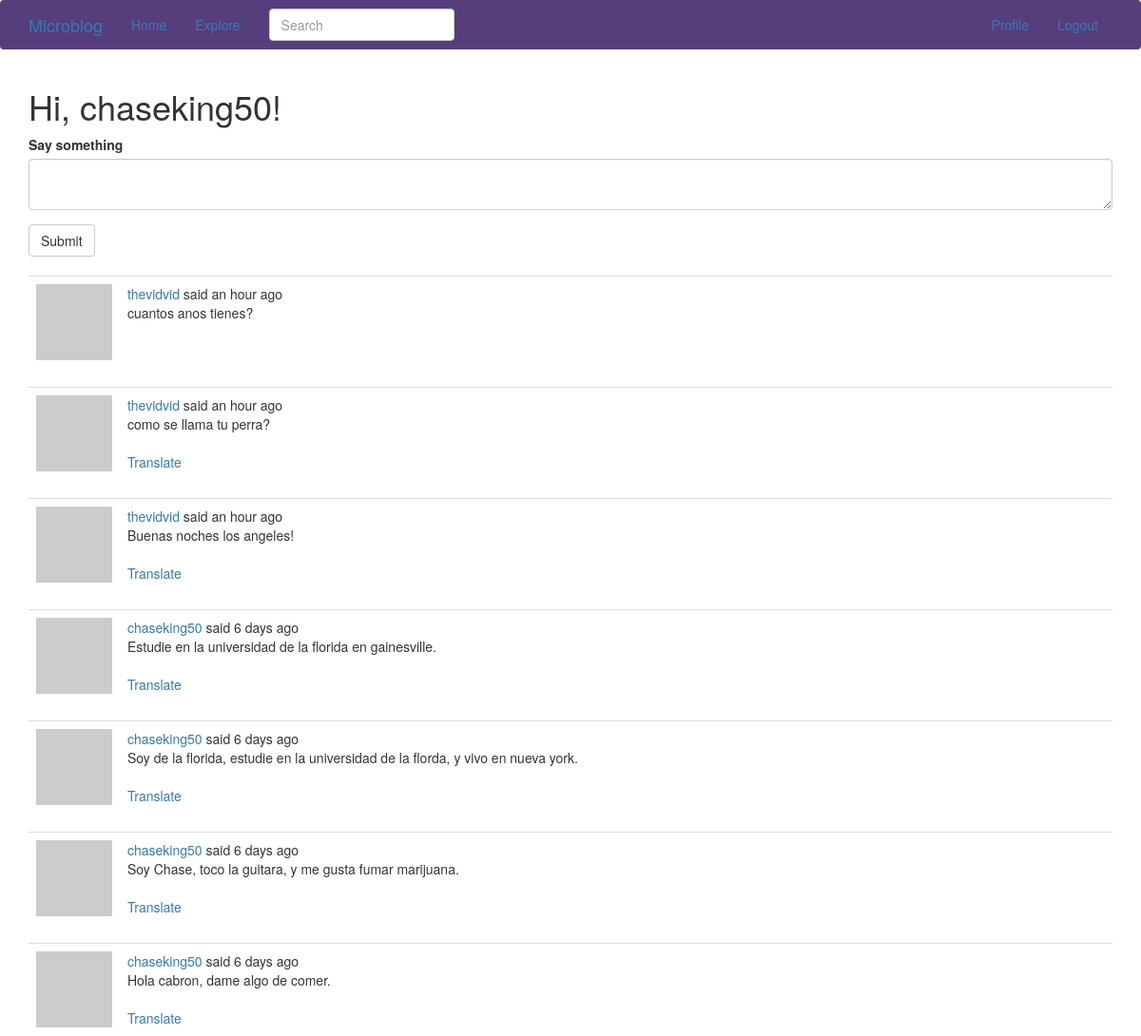
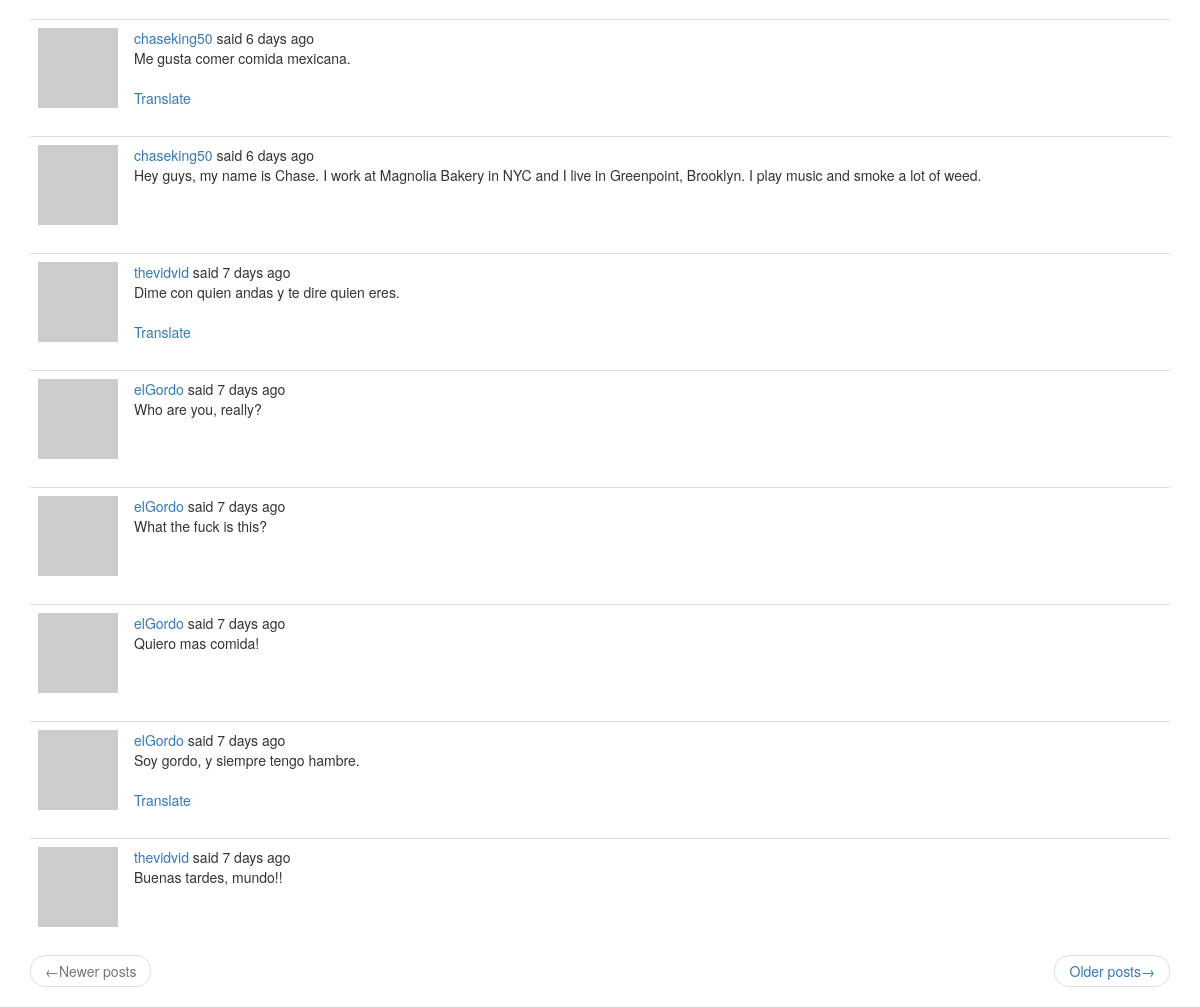
/index (signed in), run on the app's committed database (2 pictures, top to bottom).
### app/models.py (models this page shows, shortened)
class User(UserMixin, db.Model):
    id = db.Column(db.Integer, primary_key=True)
    username = db.Column(db.String(64), index=True, unique=True)
    email = db.Column(db.String(120), index=True, unique=True)
    password_hash = db.Column(db.String(128))
    posts = db.relationship('Post', backref='author', lazy='dynamic')
    about_me = db.Column(db.String(140))
    last_seen = db.Column(db.DateTime, default=datetime.utcnow)
    followed = db.relationship(
        'User', secondary=followers,
        primaryjoin=(followers.c.follower_id == id),
        secondaryjoin=(followers.c.followed_id == id),
        backref=db.backref('followers', lazy='dynamic'), lazy='dynamic')
    def avatar(self, size):
        digest = md5(self.email.lower().encode('utf-8')).hexdigest()
        return 'https://www.gravatar.com/avatar/{}?d=identicon&s={}'.format(
            digest, size)
    def followed_posts(self):
        followed = Post.query.join(
            followers, (followers.c.followed_id == Post.user_id)).filter(
                followers.c.follower_id == self.id)
        own = Post.query.filter_by(user_id=self.id)
        return followed.union(own).order_by(Post.timestamp.desc())

class SearchableMixin(object):
    @classmethod
    def before_commit(cls, session):
        session._changes = {
            'add': list(session.new),
            'update': list(session.dirty),
            'delete': list(session.deleted)
        }
    @classmethod
    def after_commit(cls, session):
        for obj in session._changes['add']:
            if isinstance(obj, SearchableMixin):
                add_to_index(obj.__tablename__, obj)
        for obj in session._changes['update']:
            if isinstance(obj, SearchableMixin):
                add_to_index(obj.__tablename__, obj)
        for obj in session._changes['delete']:
            if isinstance(obj, SearchableMixin):
                remove_from_index(obj.__tablename__, obj)
        session._changes = None

class Post(SearchableMixin, db.Model):
    __searchable__ = ['body']
    id = db.Column(db.Integer, primary_key=True)
    body = db.Column(db.String(140))
    timestamp = db.Column(db.DateTime, index=True, default=datetime.utcnow)
    user_id = db.Column(db.Integer, db.ForeignKey('user.id'))
    language = db.Column(db.String(5))

### app/main/routes.py (the view, shortened to what this page needs)
@bp.route('/', methods=['GET', 'POST'])
@bp.route('/index', methods=['GET', 'POST'])
@login_required
def index():
    form = PostForm()
    page = request.args.get('page', 1, type=int)
    posts = current_user.followed_posts().paginate(
        page, current_app.config['POSTS_PER_PAGE'], False)
    next_url = url_for('main.index', page=posts.next_num) \
        if posts.has_next else None
    prev_url = url_for('main.index', page=posts.prev_num) \
        if posts.has_prev else None
    return render_template('index.html', title=_('Home'), form=form,
                           posts=posts.items, next_url=next_url,
                           prev_url=prev_url)

### app/main/forms.py
class SearchForm(FlaskForm):
    q = StringField(_l('Search'), validators=[DataRequired()])
    def __init__(self, *args, **kwargs):
        if 'formdata' not in kwargs:
            kwargs['formdata'] = request.args
        if 'csrf_enabled' not in kwargs:
            kwargs['csrf_enabled'] = False
        super(SearchForm, self).__init__(*args, **kwargs)

class PostForm(FlaskForm):
    post = TextAreaField(_l('Say something'), validators=[DataRequired()])
    submit = SubmitField(_l('Submit'))

### app/main/routes.py (called while the page is built)
@bp.before_app_request
def before_request():
    if current_user.is_authenticated:
        current_user.last_seen = datetime.utcnow()
        db.session.commit()
        g.search_form = SearchForm()
    g.locale = str(get_locale())

### app/models.py (called while the page is built)
@login.user_loader
def load_user(id):
    return User.query.get(int(id))

### app/templates/index.html
{% extends "base.html" %}
{% import 'bootstrap/wtf.html' as wtf %}
{% block app_content %}
  <h1>{{ _('Hi, %(username)s!', username=current_user.username) }}</h1>
  {% if form %}
    {{ wtf.quick_form(form) }}
    <br>
  {% endif %}
  {% for post in posts %}
    {% include '_post.html' %}
  {% endfor %}
    <nav aria-label="...">
      <ul class="pager">
        <li class="previous{% if not prev_url %} disabled{% endif %}">
          <a href="{{ prev_url or '#' }}">
            <span aria-hidden="true">&larr;</span>{{ _('Newer posts') }}
          </a>
        </li>
        <li class="next{% if not next_url %} disabled{% endif %}">
          <a href="{{ next_url or '#' }}">
            {{ _('Older posts') }}<span aria-hidden="true">&rarr;</span>
          </a>
        </li>
      </ul>
    </nav>
{% endblock %}

### app/templates/_post.html (shortened to what this page needs)
<table class="table table-hover">
  <tr>
    <td width="70px">
        <a href="{{ url_for('main.user', username=post.author.username) }}">
            <img src="{{ post.author.avatar(70) }}" />
        </a>
    </td>
    <td>
      {{ _('%(username)s said %(when)s',
        username=user_link, when=moment(post.timestamp).fromNow()) }}
      <br>
      <span id="post{{ post.id }}">{{ post.body }}</span>
      {% if post.language and post.language != g.locale %}
        <br><br>
        <span id="translation{{ post.id }}">
          <a href="javascript:translate(
                    '#post{{ post.id }}',
                    '#translation{{ post.id }}',
                    '{{ post.language }}',
                    '{{ g.locale }}');">{{ _('Translate') }}</a>
        </span>
      {% endif %}
    </td>
  </tr>
</table>

### data on the page
Post: body "cuantos anos tienes?"
Post: body "como se llama tu perra?"
Post: body "Buenas noches los angeles!"
Post: body "Estudie en la universidad de la florida en gainesville."
Post: body "Soy de la florida, estudie en la universidad de la florda, y vivo en nueva york."
Post: body "Soy Chase, toco la guitara, y me gusta fumar marijuana."
Post: body "Hola cabron, dame algo de comer."
Post: body "Me gusta comer comida mexicana."
Post: body "Hey guys, my name is Chase. I work at Magnolia Bakery in NYC and I live in Greenpoint, Brooklyn. I play music and smoke a lot of weed."
Post: body "Dime con quien andas y te dire quien eres."
Post: body "Who are you, really?"
Post: body "What the fuck is this?"
Post: body "Quiero mas comida!"
Post: body "Soy gordo, y siempre tengo hambre."
Post: body "Buenas tardes, mundo!!"
